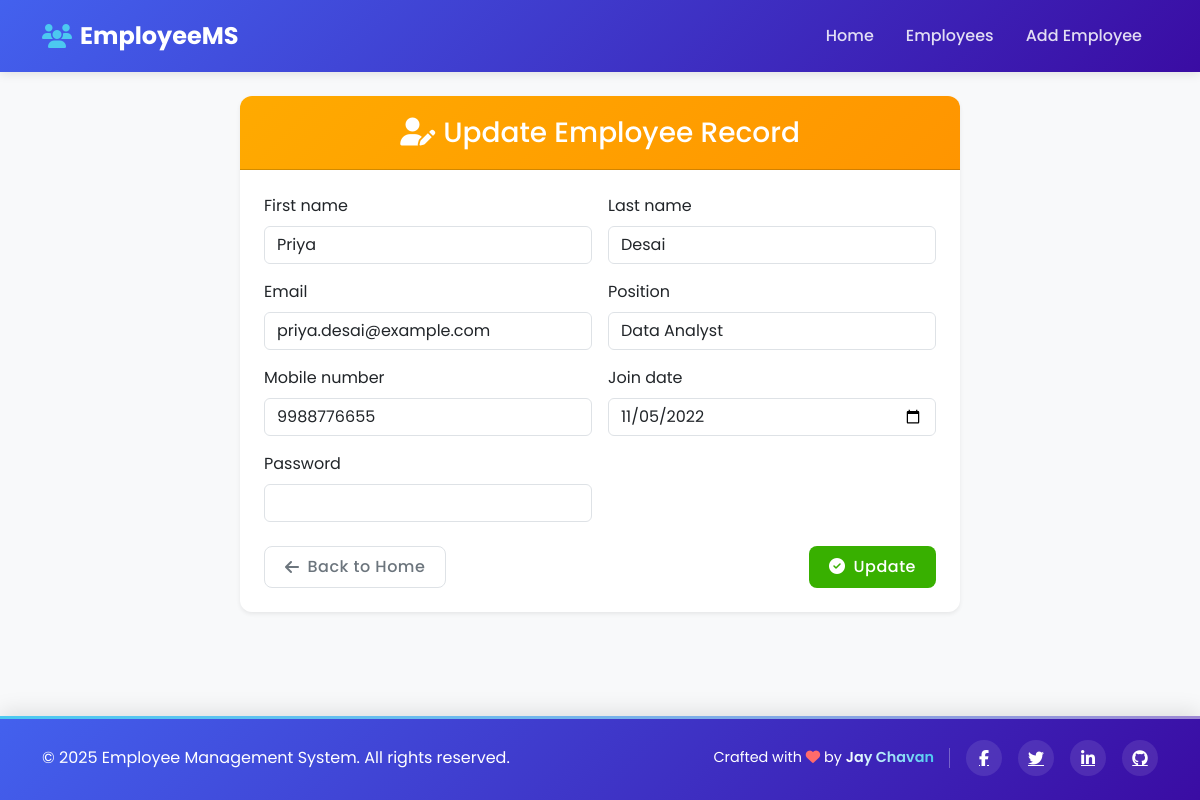
The page /update/4/ on the database its author committed.
### App/models.py (models this page shows, shortened)
class Employee(models.Model):
    first_name = models.CharField(max_length=50)
    last_name = models.CharField(max_length=50)
    email = models.EmailField(unique=True)
    position = models.CharField(max_length=100)
    mobile_number = models.CharField(max_length=15)
    join_date = models.DateField()
    password = models.CharField(max_length=128, null=True)

### App/views.py (the view)
# urls.py: path('update/<int:id>/', views.Update_Record, name='update'),
def Update_Record(request, id):
    data = Employee.objects.get(pk=id)
    if request.method == 'POST':
        form = EmployeeForm(request.POST, instance=data)
        if form.is_valid():
            form.save()
            return redirect('/')  # Redirect to details page after update
    else:
        form = EmployeeForm(instance=data)
    context = {'form': form}
    return render(request, 'update.html', context)

### App/forms.py
class EmployeeForm(forms.ModelForm):
    class Meta:
        model = Employee
        fields = '__all__'
        widgets = {
            'first_name': forms.TextInput(attrs={'class': 'form-control'}),
            'last_name': forms.TextInput(attrs={'class': 'form-control'}),
            'email': forms.EmailInput(attrs={'class': 'form-control'}),
            'position': forms.TextInput(attrs={'class': 'form-control'}),
            'mobile_number': forms.TextInput(attrs={'class': 'form-control'}),
            'join_date': forms.DateInput(attrs={'class': 'form-control', 'type': 'date'}),
            'password': forms.PasswordInput(attrs={'class': 'form-control'}),
        }

### App/templates/update.html (shortened to what this page needs)
{% extends 'base.html' %}
{% block content %}
<div class="container animate__animated animate__fadeIn">
  <div class="row justify-content-center">
    <div class="col-lg-8">
      <div class="card shadow-sm animate__animated animate__fadeInUp">
        <div class="card-header bg-warning text-white">
          <h3 class="mb-0 text-center"><i class="fas fa-user-edit me-2"></i>Update Employee Record</h3>
        </div>
        <div class="card-body p-4">
          <form method="post" class="needs-validation confirm-update" novalidate>
            <div class="row g-3">
              {% for field in form %}
              <div class="col-md-6">
                <label for="{{ field.id_for_label }}" class="form-label">{{ field.label }}</label>
                {{ field }}
              </div>
              {% endfor %}
            </div>
            <div class="d-flex justify-content-between mt-4">
              <a href="{% url 'homepage' %}" class="btn btn-outline-secondary btn-action">
                <i class="fas fa-arrow-left me-2"></i>Back to Home
              </a>
              <button type="submit" class="btn btn-success btn-action">
                <span class="submit-text"><i class="fas fa-check-circle me-2"></i>Update</span>
              </button>
            </div>
          </form>
        </div>
      </div>
    </div>
  </div>
</div>
{% endblock %}

### App/templates/base.html (style rules this page uses)
:root { --primary-color: #4361ee; --primary-light: #e6e9ff; --secondary-color: #3a0ca3; --accent-color: #4cc9f0; --success-color: #38b000; --warning-color: #ffaa00; --danger-color: #ef233c; --light-bg: #f8f9fa; --dark-color: #212529; --text-color: #495057; --border-radius: 12px; --box-shadow: 0 10px 30px rgba(0, 0, 0, 0.08); --transition: all 0.3s cubic-bezier(0.25, 0.8, 0.25, 1); }
body { background-color: var(--light-bg); font-family: 'Poppins', sans-serif; color: var(--text-color); min-height: 100vh; display: flex; flex-direction: column; }
.card { transition: var(--transition); border: none; border-radius: var(--border-radius); overflow: hidden; box-shadow: var(--box-shadow); margin-bottom: 1.5rem; background-color: white; }
.card-header { font-weight: 600; padding: 1.25rem 1.5rem; background: linear-gradient(135deg, var(--primary-color), var(--secondary-color)); color: white; }
.btn { font-weight: 500; padding: 0.5rem 1.25rem; border-radius: 8px; transition: var(--transition); letter-spacing: 0.5px; position: relative; overflow: hidden; z-index: 1; border: none; }
.btn::after { content: ''; position: absolute; top: 50%; left: 50%; width: 5px; height: 5px; background: rgba(255, 255, 255, 0.5); opacity: 0; border-radius: 100%; transform: scale(1, 1) translate(-50%, -50%); transform-origin: 50% 50%; }
.btn-action { transition: var(--transition); display: inline-flex; align-items: center; justify-content: center; }
.btn-success { background-color: var(--success-color); color: white; }
.btn-outline-secondary { border: 1px solid #dee2e6; }

### App/templates/update.html (style rules this page uses)
.card-header.bg-warning { background: linear-gradient(135deg, #ffaa00, #ff9500) !important; }

### rows shown on the page
Employee: form "Priya" "Desai" "priya.desai@example.com" "Data Analyst" "9988776655" "11/05/2022"

### other values the page prints
{{ field.label }} "First name" "Last name" "Email" "Position" "Mobile number" "Join date" "Password"
